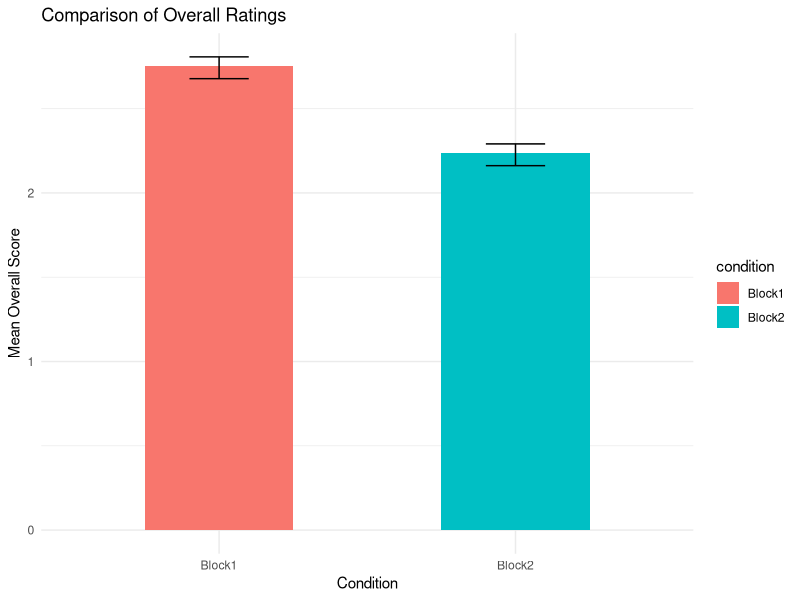
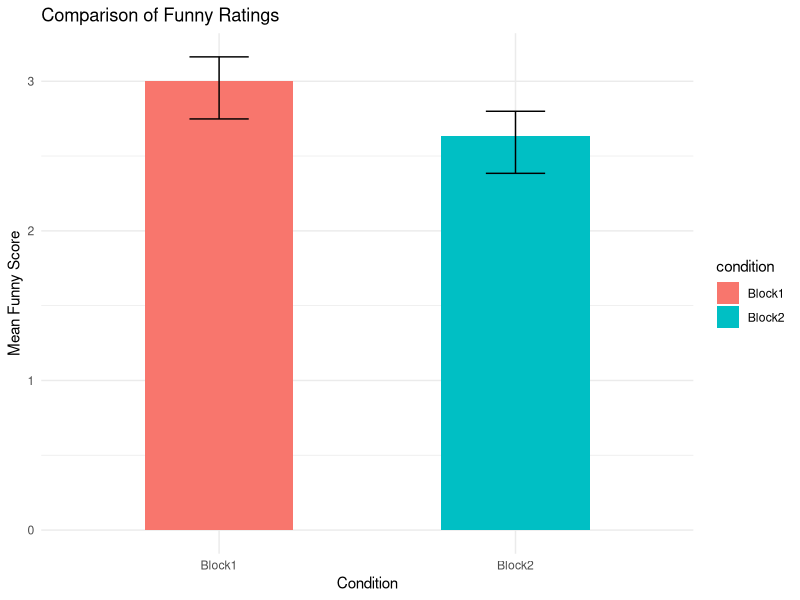
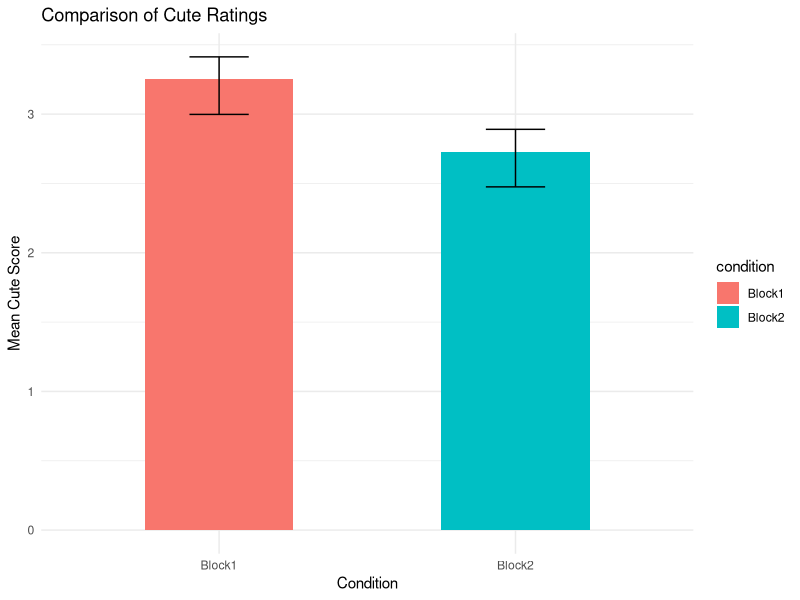
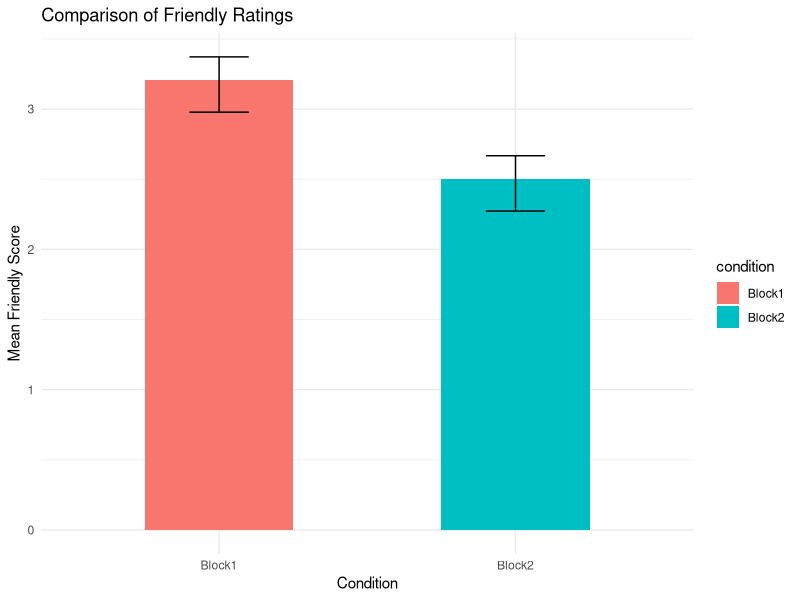
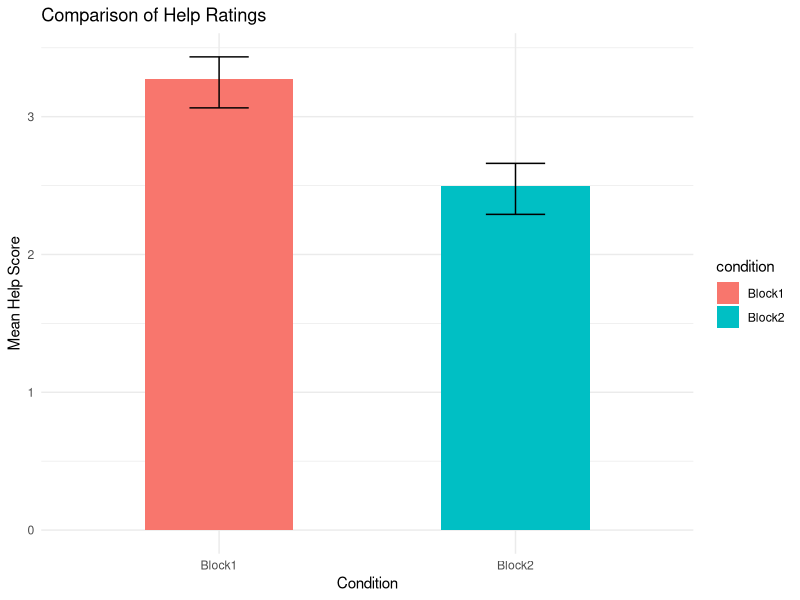
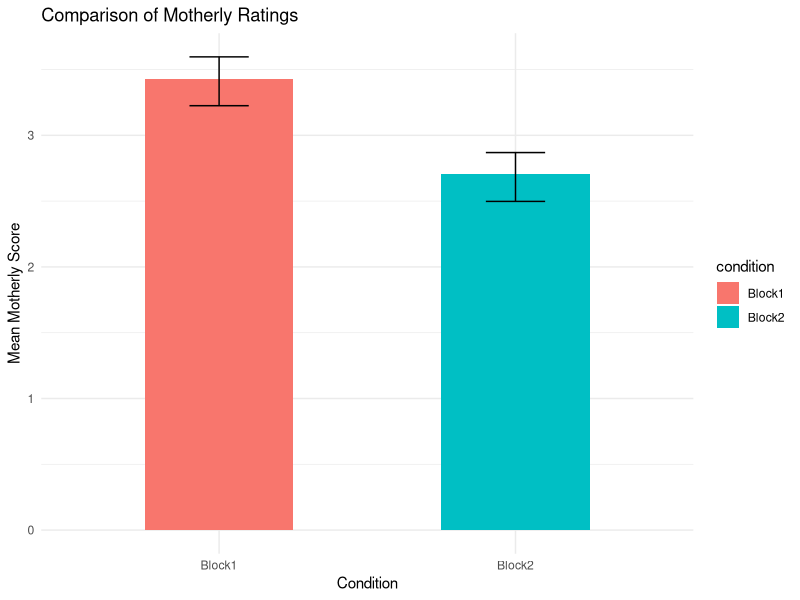
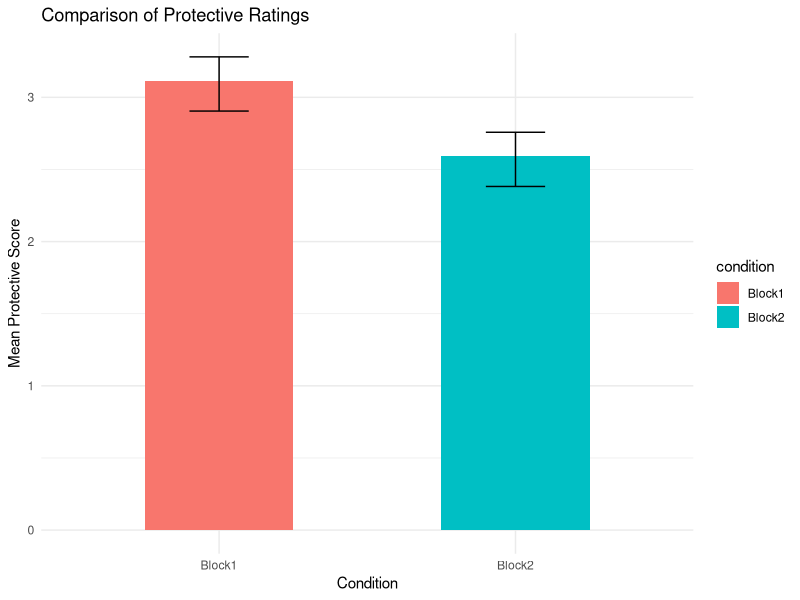

Source code (R) for these figures, in order:
## ---- chunk 1
library(dplyr)
library(stringr)
library(jsonlite)
library(ggplot2)
## ---- chunk 2
#LOAD IN DATA
# Block 1 data: data 1: This data looks at charismatic - likert - scary - likert 
# Block 2 data: data 2: This data looks at fixation cross - scary - likert

data1 <- read.csv("graces_simulateddata_analysis.csv")
data2 <- read.csv("fixation-scary.csv")

#setting seed 
set.seed(20)
## ---- chunk 3
#inspect the data 
class(data1)
#"data.frame"

#getting image rows and extacting file names
image_rows1 <- grep("<img src=", data1$stimulus)
print(image_rows1) 
#5  7  9 11 13 15 17 19 21 23 25 27 29 31 33 35

image_filenames1 <- gsub('.*<img src=\\"|\\\".*', '', data1$stimulus[image_rows1])
print(image_filenames1) 
# [1] "charismatic/wolf.jpg"        "scary/wasp.jpg"             
# [3] "charismatic/zebra.jpg"       "scary/snake.jpg"            
# [5] "charismatic/elephant.jpg"    "scary/cockroach.jpg"        
# [7] "charismatic/cheetah.jpeg"    "scary/bull.jpg"             
# [9] "charismatic/lion.jpg"        "scary/roundworm.png"        
# [11] "charismatic/giant_panda.jpg" "scary/maggot.jpg"           
# [13] "charismatic/gorilla.jpg"     "scary/tapeworm.jpg"         
# [15] "charismatic/tiger.jpg"       "scary/spider.jpg"      

#because likert responses follow image file... to identify likert responses

likert_rows1 <- image_rows1 + 1
print(likert_rows1)
#6  8 10 12 14 16 18 20 22 24 26 28 30 32 34 36

funny <- str_extract(data1$response[likert_rows1], '"funny":([0-5])') %>%
  str_remove('"funny":') %>% as.integer()

motherly <- str_extract(data1$response[likert_rows1], '"motherly":([0-5])') %>%
  str_remove('"motherly":') %>% as.integer()

friendly <- str_extract(data1$response[likert_rows1], '"friendly":([0-5])') %>%
  str_remove('"friendly":') %>% as.integer()

cute <- str_extract(data1$response[likert_rows1], '"cute":([0-5])') %>%
  str_remove('"cute":') %>% as.integer()

protective <- str_extract(data1$response[likert_rows1], '"protective":([0-5])') %>%
  str_remove('"protective":') %>% as.integer()

help <- str_extract(data1$response[likert_rows1], '"help":([0-5])') %>%
  str_remove('"help":') %>% as.integer()

image_likert_df <- data.frame(
  Image = image_filenames1,
  Funny = funny,
  Motherly = motherly,
  Friendly = friendly,
  Cute = cute,
  Protective = protective,
  Help = help
)

print(image_likert_df)

scary_images <- image_likert_df[grepl("scary", image_likert_df$Image), ]
print(scary_images)

#now scary_images displays a table that shows the scary animals with their corresponding likert scale responses

## ---- chunk 4
#view data
head(data2)
colnames(data2)

#clean data, take out fixation cross data
stimulus_rows <- grep("<div style=\"font-size:60px;\">\\+<\\/div>", data2$stimulus)
data_clean2 <- data2[-stimulus_rows, ]
head(data_clean2)

#extracting file names
image_rows2 <- grep("<img src=", data_clean2$stimulus)
image_filenames2 <- gsub('.*<img src=\\"|\\\".*', '', data_clean2$stimulus[image_rows2])
print(image_filenames2)

#because likert responses follow image file... to identify likert responses

likert_rows2 <- image_rows2 + 1
print(likert_rows2)

head(data_clean2$response[likert_rows2])

likert_responses2 <- lapply(data_clean2$response[likert_rows2], fromJSON)
##going to check some rows of likert response corresponding to the image

print(likert_responses2[[1]]) #roundworm - matches
print(likert_responses2[[2]]) #tapeworm - matches
print(likert_responses2[[3]]) #maggot - matches
#... looks good

data_combined2 <- data.frame(
  Image = image_filenames2,
  Funny = sapply(likert_responses2, function(x) x$funny),
  Motherly = sapply(likert_responses2, function(x) x$motherly),
  Friendly = sapply(likert_responses2, function(x) x$friendly),
  Cute = sapply(likert_responses2, function(x) x$cute),
  Protective = sapply(likert_responses2, function(x) x$protective),
  Help = sapply(likert_responses2, function(x) x$help),
  stringsAsFactors = FALSE
)

## ---- chunk 5
#data1 
data1table <- scary_images
print(data1table)

#data2
data2table <- data_combined2
print(data2table)
## ---- chunk 6
datafinal <- data.frame(
  participantID = 1:88,
  condition = rep(c("Block1", "Block2"), each=44),
  funny = rep(0, each=88),
  cute = rep(0, each=88),
  friendly = rep(0, each = 88),
  help = rep(0, each=88),
  motherly = rep(0, each=88),
  protective = rep(0, each=88),
  overall=rep(0, each=88)
)
## ---- chunk 7

#SIMULATE FUNNY DATA
datafinal$funny[datafinal$condition=="Block1"] <- sample(1:5, 44, replace=TRUE)

#assuming bc of block 2, nnot seeing charismatic -> should have a lower average score (no serial dependence), only 1:4

datafinal$funny[datafinal$condition=="Block2"] <- sample(1:4, 44, replace=TRUE)

## ---- chunk 8

#SIMULATE FUNNY DATA
datafinal$cute[datafinal$condition=="Block1"] <- sample(1:5, 44, replace=TRUE)

#assuming bc of block 2, not seeing charismatic -> should have a lower average score (no serial dependence), only 1:4

datafinal$cute[datafinal$condition=="Block2"] <- sample(1:4, 44, replace=TRUE)

## ---- chunk 9

#SIMULATE FUNNY DATA
datafinal$friendly[datafinal$condition=="Block1"] <- sample(1:5, 44, replace=TRUE)

#assuming bc of block 2, nnot seeing charismatic -> should have a lower average score (no serial dependence), only 1:4

datafinal$friendly[datafinal$condition=="Block2"] <- sample(1:4, 44, replace=TRUE)

## ---- chunk 10

#SIMULATE FUNNY DATA
datafinal$help[datafinal$condition=="Block1"] <- sample(1:5, 44, replace=TRUE)

#assuming bc of block 2, nnot seeing charismatic -> should have a lower average score (no serial dependence), only 1:4

datafinal$help[datafinal$condition=="Block2"] <- sample(1:4, 44, replace=TRUE)

## ---- chunk 11

#SIMULATE FUNNY DATA
datafinal$motherly[datafinal$condition=="Block1"] <- sample(1:5, 44, replace=TRUE)

#assuming bc of block 2, nnot seeing charismatic -> should have a lower average score (no serial dependence), only 1:4

datafinal$motherly[datafinal$condition=="Block2"] <- sample(1:4, 44, replace=TRUE)

## ---- chunk 12

#SIMULATE FUNNY DATA
datafinal$protective[datafinal$condition=="Block1"] <- sample(1:5, 44, replace=TRUE)

#assuming bc of block 2, nnot seeing charismatic -> should have a lower average score (no serial dependence), only 1:4

datafinal$protective[datafinal$condition=="Block2"] <- sample(1:4, 44, replace=TRUE)

## ---- chunk 13
datafinal$overall <- rowMeans(datafinal[,3:9])
## ---- chunk 14
overall1 <- datafinal$overall[datafinal$condition=="Block1"]
overall2 <- datafinal$overall[datafinal$condition=="Block2"]
## ---- chunk 15
mean(overall1) #3.022727
mean(overall2) #2.386364

## ---- chunk 16
wilcox.test(overall1, overall2)
## ---- chunk 17
funny1 <- datafinal$funny[datafinal$condition=="Block1"]
funny2 <- datafinal$funny[datafinal$condition=="Block2"]

wilcox.test(funny1, funny2)
## ---- chunk 18
cute1 <- datafinal$cute[datafinal$condition=="Block1"]
cute2 <- datafinal$cute[datafinal$condition=="Block2"]

wilcox.test(cute1, cute2)
## ---- chunk 19
friendly1 <- datafinal$friendly[datafinal$condition=="Block1"]
friendly2 <- datafinal$friendly[datafinal$condition=="Block2"]

wilcox.test(friendly1, friendly2)
## ---- chunk 20
help1 <- datafinal$help[datafinal$condition=="Block1"]
help2 <- datafinal$help[datafinal$condition=="Block2"]

wilcox.test(help1, help2)
## ---- chunk 21
motherly1 <- datafinal$motherly[datafinal$condition=="Block1"]
motherly2 <- datafinal$motherly[datafinal$condition=="Block2"]

wilcox.test(motherly1, motherly2)
## ---- chunk 22
protective1 <- datafinal$protective[datafinal$condition=="Block1"]
protective2 <- datafinal$protective[datafinal$condition=="Block2"]

wilcox.test(protective1, protective2)
## ---- chunk 23
overall_means <- data.frame(
  condition = c("Block1", "Block2"),
  mean_overall = c(mean(overall1), mean(overall2))
)

ggplot(overall_means, aes(x = condition, y = mean_overall, fill = condition)) +
  geom_bar(stat = "identity", width = 0.5) +
  geom_errorbar(aes(ymin = mean_overall - sd(overall1)/sqrt(length(overall1)), 
                    ymax = mean_overall + sd(overall2)/sqrt(length(overall2))), width = 0.2) +
  theme_minimal() +
  labs(title = "Comparison of Overall Ratings", x = "Condition", y = "Mean Overall Score")
## ---- chunk 24
funny_means <- data.frame(
  condition = c("Block1", "Block2"),
  mean_funny = c(mean(funny1), mean(funny2))
)

ggplot(funny_means, aes(x = condition, y = mean_funny, fill = condition)) +
  geom_bar(stat = "identity", width = 0.5) +
  geom_errorbar(aes(ymin = mean_funny - sd(funny1)/sqrt(length(funny1)), 
                    ymax = mean_funny + sd(funny2)/sqrt(length(funny2))), width = 0.2) +
  theme_minimal() +
  labs(title = "Comparison of Funny Ratings", x = "Condition", y = "Mean Funny Score")
## ---- chunk 25
cute_means <- data.frame(
  condition = c("Block1", "Block2"),
  mean_cute = c(mean(cute1), mean(cute2))
)

ggplot(cute_means, aes(x = condition, y = mean_cute, fill = condition)) +
  geom_bar(stat = "identity", width = 0.5) +
  geom_errorbar(aes(ymin = mean_cute - sd(funny1)/sqrt(length(funny1)), 
                    ymax = mean_cute + sd(funny2)/sqrt(length(funny2))), width = 0.2) +
  theme_minimal() +
  labs(title = "Comparison of Cute Ratings", x = "Condition", y = "Mean Cute Score")
## ---- chunk 26
friendly_means <- data.frame(
  condition = c("Block1", "Block2"),
  mean_friendly = c(mean(friendly1), mean(friendly2))
)

ggplot(friendly_means, aes(x = condition, y = mean_friendly, fill = condition)) +
  geom_bar(stat = "identity", width = 0.5) +
  geom_errorbar(aes(ymin = mean_friendly - sd(friendly1)/sqrt(length(friendly1)), 
                    ymax = mean_friendly + sd(friendly2)/sqrt(length(friendly2))), width = 0.2) +
  theme_minimal() +
  labs(title = "Comparison of Friendly Ratings", x = "Condition", y = "Mean Friendly Score")
## ---- chunk 27
help_means <- data.frame(
  condition = c("Block1", "Block2"),
  mean_help = c(mean(help1), mean(help2))
)

ggplot(help_means, aes(x = condition, y = mean_help, fill = condition)) +
  geom_bar(stat = "identity", width = 0.5) +
  geom_errorbar(aes(ymin = mean_help - sd(help1)/sqrt(length(help1)), 
                    ymax = mean_help + sd(help2)/sqrt(length(help2))), width = 0.2) +
  theme_minimal() +
  labs(title = "Comparison of Help Ratings", x = "Condition", y = "Mean Help Score")
## ---- chunk 28
motherly_means <- data.frame(
  condition = c("Block1", "Block2"),
  mean_motherly = c(mean(motherly1), mean(motherly2))
)

ggplot(motherly_means, aes(x = condition, y = mean_motherly, fill = condition)) +
  geom_bar(stat = "identity", width = 0.5) +
  geom_errorbar(aes(ymin = mean_motherly - sd(motherly1)/sqrt(length(motherly1)), 
                    ymax = mean_motherly + sd(motherly2)/sqrt(length(motherly2))), width = 0.2) +
  theme_minimal() +
  labs(title = "Comparison of Motherly Ratings", x = "Condition", y = "Mean Motherly Score")
## ---- chunk 29
protective_means <- data.frame(
  condition = c("Block1", "Block2"),
  mean_protective = c(mean(protective1), mean(protective2))
)

ggplot(protective_means, aes(x = condition, y = mean_protective, fill = condition)) +
  geom_bar(stat = "identity", width = 0.5) +
  geom_errorbar(aes(ymin = mean_protective - sd(protective1)/sqrt(length(protective1)), 
                    ymax = mean_protective + sd(protective2)/sqrt(length(protective2))), width = 0.2) +
  theme_minimal() +
  labs(title = "Comparison of Protective Ratings", x = "Condition", y = "Mean Protective Score")
